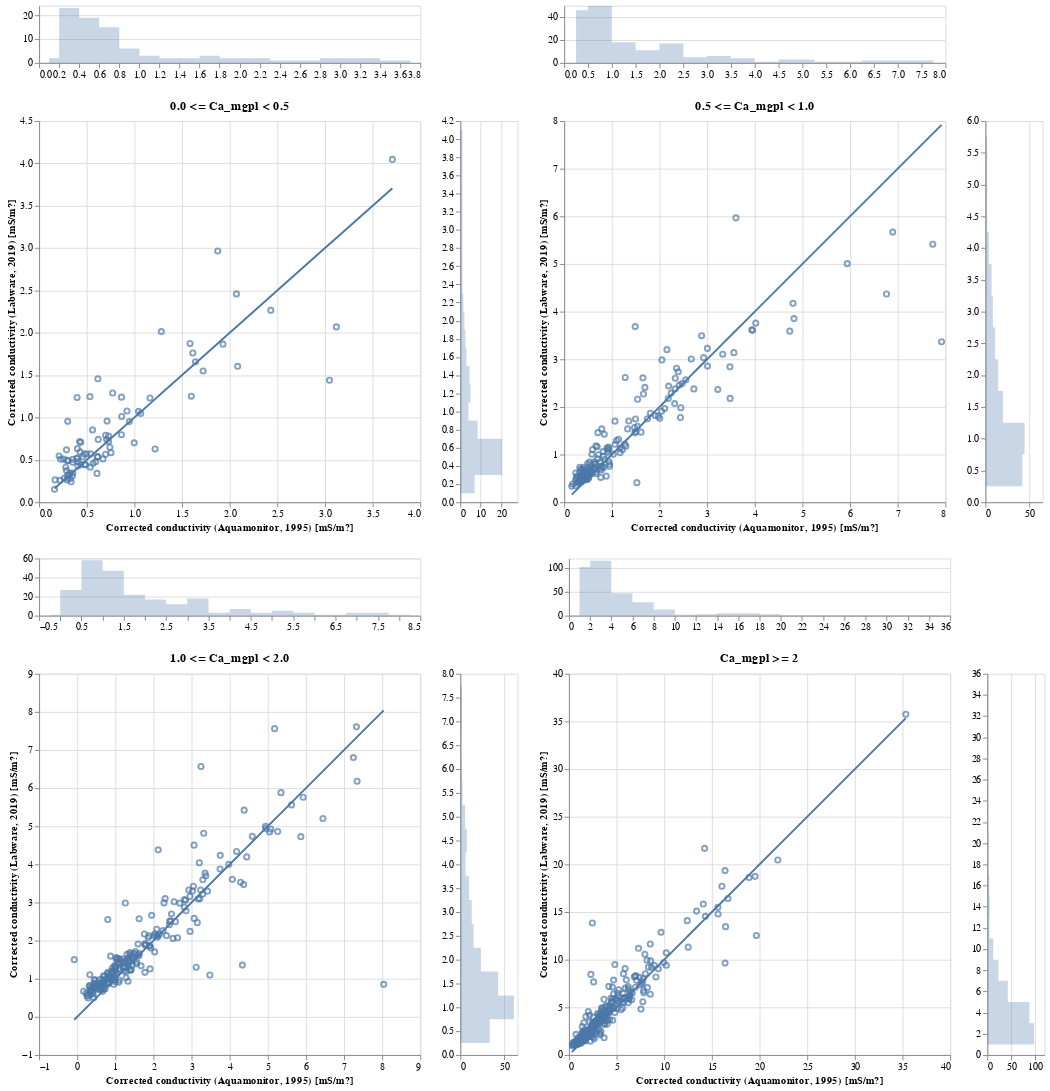

Notebook code cell kept with this figure:
### Markdown cell above
### 3.3. Corrected conductivity

Calculated as

$$K_{corr} = K_{raw} - 0.035H^+ - 0.008SO_4$$

where $K_{corr}$ is in mS/m and $H^+$ & $SO_4$ are in ueq/l.

### Code cell
chart_dict = {}
for idx, ca_level in enumerate(ca_levels):
    data = res_dict[ca_level]

    base = alt.Chart(data, height=400, width=400)

    x_domain = alt.selection_interval(bind='scales', encodings=['x'])
    y_domain = alt.selection_interval(bind='scales', encodings=['y'])

    area_args = {'opacity': .3, 'interpolate': 'step'}

    points = base.mark_point().encode(
            x=alt.X('kond_minus_H&SO4_am:Q', title='Corrected conductivity (Aquamonitor, 1995) [mS/m?]'),
            y=alt.Y('kond_minus_H&SO4_lw:Q', title='Corrected conductivity (Labware, 2019) [mS/m?]'),
            tooltip=['station_id:N', 'station_name:N', 'sample_date:T', 'kond_minus_H&SO4_lw:Q', 'kond_minus_H&SO4_am:Q'],
        ).properties(
            title=ca_level
        ).add_selection(
            x_domain
        ).add_selection(
            y_domain
        )

    # 1:1 line
    line = base.mark_line().encode(
            x=alt.X('kond_minus_H&SO4_am:Q', title=''),
            y=alt.Y('kond_minus_H&SO4_am:Q', title=''),
        )

    top_hist = base.mark_area(**area_args).encode(
            alt.X('kond_minus_H&SO4_am:Q',
                  bin=alt.Bin(maxbins=20),
                  stack=None,
                  title=''
                 ),
            alt.Y('count()', stack=None, title=''),
        ).properties(height=60).add_selection(
            x_domain
        )

    right_hist = base.mark_area(**area_args).encode(
            alt.Y('kond_minus_H&SO4_lw:Q',
                  bin=alt.Bin(maxbins=20),
                  stack=None,
                  title='',
                 ),
            alt.X('count()', stack=None, title=''),
        ).properties(width=60).add_selection(
            y_domain
        )

    chart = top_hist & ((points + line) | right_hist)
    chart_dict[idx] = chart
    
chart = ((chart_dict[0] | chart_dict[1]) &
         (chart_dict[2] | chart_dict[3]))
chart.save('../pages/corrected_cond.html')
chart

### Figure 1 — Vega-Lite specification as saved in the notebook (floating-point values rounded to 4 significant figures; data arrays with more than 128 entries replaced by an {"elided": "..."} marker saying what was removed)
{"$schema": "https://vega.github.io/schema/vega-lite/v3.4.0.json", "config": {"mark": {"tooltip": null}, "view": {"height": 300, "width": 400}}, "datasets": {"data-22e0225a2a44603f603671926e858e15": {"elided": "228 records"}, "data-8c4aabfc855f1c7ae85522e8941df6fd": {"elided": "166 records"}, "data-8d67a15cc374dbc468775427a2701e5f": [{"ion_diff_pct_am": -18.62, "ion_diff_pct_lw": -1.574, "kond_diff_pct_am": 2.091, "kond_diff_pct_lw": 5.832, "kond_minus_H&SO4_am": 0.4004, "kond_minus_H&SO4_lw": 0.5203, "sample_date": "2019-10-24", "station_id": 26075, "station_name": "Måsabutjørna"}, {"ion_diff_pct_am": -33.49, "ion_diff_pct_lw": -2.533, "kond_diff_pct_am": 2.427, "kond_diff_pct_lw": 9.406, "kond_minus_H&SO4_am": 0.3535, "kond_minus_H&SO4_lw": 0.5063, "sample_date": "2019-09-25", "station_id": 26078, "station_name": "HOH 1374"}, {"ion_diff_pct_am": -16.52, "ion_diff_pct_lw": -13.55, "kond_diff_pct_am": 2.892, "kond_diff_pct_lw": 6.944, "kond_minus_H&SO4_am": 0.4776, "kond_minus_H&SO4_lw": 0.445, "sample_date": "2019-10-29", "station_id": 26090, "station_name": "Mjåvatn"}, {"ion_diff_pct_am": -5.291, "ion_diff_pct_lw": -3.47, "kond_diff_pct_am": 3.109, "kond_diff_pct_lw": 7.555, "kond_minus_H&SO4_am": 0.4884, "kond_minus_H&SO4_lw": 0.4417, "sample_date": "2019-10-01", "station_id": 26093, "station_name": "Hemletjørnane"}, {"ion_diff_pct_am": -9.022, "ion_diff_pct_lw": 8.015, "kond_diff_pct_am": 0.8889, "kond_diff_pct_lw": 11.2, "kond_minus_H&SO4_am": 0.3111, "kond_minus_H&SO4_lw": 0.3234, "sample_date": "2019-09-30", "station_id": 26094, "station_name": "HOH 1394"}, {"ion_diff_pct_am": -19.22, "ion_diff_pct_lw": 5.603, "kond_diff_pct_am": -6.079, "kond_diff_pct_lw": 4.907, "kond_minus_H&SO4_am": 0.2875, "kond_minus_H&SO4_lw": 0.3735, "sample_date": "2019-09-30", "station_id": 26098, "station_name": "HOH 1227"}, {"ion_diff_pct_am": 24.49, "ion_diff_pct_lw": 13.12, "kond_diff_pct_am": -13.68, "kond_diff_pct_lw": 8.866, "kond_minus_H&SO4_am": 0.3492, "kond_minus_H&SO4_lw": 0.3084, "sample_date": "2019-09-24", "station_id": 26112, "station_name": "1230 HOH"}, {"ion_diff_pct_am": -7.078, "ion_diff_pct_lw": 1.857, "kond_diff_pct_am": -6.287, "kond_diff_pct_lw": 5.084, "kond_minus_H&SO4_am": 0.6984, "kond_minus_H&SO4_lw": 0.5661, "sample_date": "2019-09-24", "station_id": 26114, "station_name": "HOH 1092"}, {"ion_diff_pct_am": -25.86, "ion_diff_pct_lw": 8.917, "kond_diff_pct_am": -9.588, "kond_diff_pct_lw": 7.897, "kond_minus_H&SO4_am": 0.2265, "kond_minus_H&SO4_lw": 0.5085, "sample_date": "2019-09-24", "station_id": 26115, "station_name": "Rundatjørni"}, {"ion_diff_pct_am": -2.104, "ion_diff_pct_lw": 3.749, "kond_diff_pct_am": 3.822, "kond_diff_pct_lw": 1.474, "kond_minus_H&SO4_am": 1.044, "kond_minus_H&SO4_lw": 1.072, "sample_date": "2019-10-17", "station_id": 26122, "station_name": "Blåfjellvatnet"}, {"ion_diff_pct_am": -11.42, "ion_diff_pct_lw": -10.69, "kond_diff_pct_am": -0.3844, "kond_diff_pct_lw": 8.986, "kond_minus_H&SO4_am": 0.2577, "kond_minus_H&SO4_lw": 0.509, "sample_date": "2019-10-02", "station_id": 26126, "station_name": "Steinbotsvatna"}, {"ion_diff_pct_am": -8.195, "ion_diff_pct_lw": 18.51, "kond_diff_pct_am": 2.548, "kond_diff_pct_lw": 2.09, "kond_minus_H&SO4_am": 0.5414, "kond_minus_H&SO4_lw": 0.5702, "sample_date": "2019-09-25", "station_id": 26131, "station_name": "HOH 1078"}, {"ion_diff_pct_am": -13.38, "ion_diff_pct_lw": -0.2632, "kond_diff_pct_am": -3.764, "kond_diff_pct_lw": -4.312, "kond_minus_H&SO4_am": 1.283, "kond_minus_H&SO4_lw": 2.014, "sample_date": "2019-10-09", "station_id": 26135, "station_name": "Hyttvatnet"}, {"ion_diff_pct_am": -31.46, "ion_diff_pct_lw": -24.21, "kond_diff_pct_am": -16.74, "kond_diff_pct_lw": 20.31, "kond_minus_H&SO4_am": 0.2941, "kond_minus_H&SO4_lw": 0.2638, "sample_date": "2019-09-20", "station_id": 26141, "station_name": "HOH 510"}, {"ion_diff_pct_am": -55.2, "ion_diff_pct_lw": -0.4539, "kond_diff_pct_am": -14.69, "kond_diff_pct_lw": 29.45, "kond_minus_H&SO4_am": 0.3359, "kond_minus_H&SO4_lw": 0.2411, "sample_date": "2019-09-20", "station_id": 26142, "station_name": "HOH 407"}, {"ion_diff_pct_am": -35.32, "ion_diff_pct_lw": -9.058, "kond_diff_pct_am": -4.35, "kond_diff_pct_lw": 12.01, "kond_minus_H&SO4_am": 0.4084, "kond_minus_H&SO4_lw": 0.4792, "sample_date": "2019-09-20", "station_id": 26143, "station_name": "HOH 414"}, {"ion_diff_pct_am": -31.83, "ion_diff_pct_lw": -22.24, "kond_diff_pct_am": -2.082, "kond_diff_pct_lw": 0.9032, "kond_minus_H&SO4_am": 0.699, "kond_minus_H&SO4_lw": 0.7906, "sample_date": "2019-09-20", "station_id": 26144, "station_name": "Guolehisjavri"}, {"ion_diff_pct_am": -9.495, "ion_diff_pct_lw": 17.25, "kond_diff_pct_am": 3.442, "kond_diff_pct_lw": 0.6641, "kond_minus_H&SO4_am": 0.947, "kond_minus_H&SO4_lw": 0.9522, "sample_date": "2019-09-22", "station_id": 26145, "station_name": "HOH 515"}, {"ion_diff_pct_am": -34.24, "ion_diff_pct_lw": -45.2, "kond_diff_pct_am": -16.68, "kond_diff_pct_lw": 19.65, "kond_minus_H&SO4_am": 0.1625, "kond_minus_H&SO4_lw": 0.1536, "sample_date": "2019-09-25", "station_id": 26244, "station_name": "HOH 1506"}, {"ion_diff_pct_am": -30.27, "ion_diff_pct_lw": -8.882, "kond_diff_pct_am": -4.001, "kond_diff_pct_lw": 13.21, "kond_minus_H&SO4_am": 0.2202, "kond_minus_H&SO4_lw": 0.2584, "sample_date": "2019-09-25", "station_id": 26275, "station_name": "HOH 1198"}, {"ion_diff_pct_am": -22.61, "ion_diff_pct_lw": -17.69, "kond_diff_pct_am": 3.548, "kond_diff_pct_lw": 3.96, "kond_minus_H&SO4_am": 0.4375, "kond_minus_H&SO4_lw": 0.445, "sample_date": "2019-10-01", "station_id": 26285, "station_name": "Nedre Årdalsvatnet"}, {"ion_diff_pct_am": -32.23, "ion_diff_pct_lw": 6.603, "kond_diff_pct_am": 1.881, "kond_diff_pct_lw": 19.04, "kond_minus_H&SO4_am": 0.3236, "kond_minus_H&SO4_lw": 0.2776, "sample_date": "2019-10-01", "station_id": 26311, "station_name": "HOH 1760"}, {"ion_diff_pct_am": -14.48, "ion_diff_pct_lw": -13.6, "kond_diff_pct_am": 2.612, "kond_diff_pct_lw": 8.547, "kond_minus_H&SO4_am": 0.4073, "kond_minus_H&SO4_lw": 0.4266, "sample_date": "2019-10-29", "station_id": 26389, "station_name": "Bjørntjørn"}, {"ion_diff_pct_am": -18.77, "ion_diff_pct_lw": -17.74, "kond_diff_pct_am": 3.883, "kond_diff_pct_lw": 10.5, "kond_minus_H&SO4_am": 0.3534, "kond_minus_H&SO4_lw": 0.3445, "sample_date": "2019-09-30", "station_id": 26409, "station_name": "Såtetjørn"}, {"ion_diff_pct_am": 0.903, "ion_diff_pct_lw": -6.709, "kond_diff_pct_am": 6.917, "kond_diff_pct_lw": -1.625, "kond_minus_H&SO4_am": 0.743, "kond_minus_H&SO4_lw": 0.6489, "sample_date": "2019-10-29", "station_id": 26449, "station_name": "Urdevotni"}, {"ion_diff_pct_am": -7.833, "ion_diff_pct_lw": 2.019, "kond_diff_pct_am": -2.755, "kond_diff_pct_lw": 2.55, "kond_minus_H&SO4_am": 0.2875, "kond_minus_H&SO4_lw": 0.6185, "sample_date": "2019-09-30", "station_id": 26460, "station_name": "HOH 1040"}, {"ion_diff_pct_am": -3.12, "ion_diff_pct_lw": 0.5775, "kond_diff_pct_am": 5.222, "kond_diff_pct_lw": 12.26, "kond_minus_H&SO4_am": 0.2997, "kond_minus_H&SO4_lw": 0.3151, "sample_date": "2019-09-30", "station_id": 26463, "station_name": "HOH 1238"}, {"ion_diff_pct_am": -8.913, "ion_diff_pct_lw": 4.374, "kond_diff_pct_am": 2.71, "kond_diff_pct_lw": -0.1578, "kond_minus_H&SO4_am": 3.119, "kond_minus_H&SO4_lw": 2.069, "sample_date": "2019-10-30", "station_id": 26527, "station_name": "Øygardstjørna"}, {"ion_diff_pct_am": -7.014, "ion_diff_pct_lw": 3.696, "kond_diff_pct_am": 4.267, "kond_diff_pct_lw": 6.935, "kond_minus_H&SO4_am": 0.5611, "kond_minus_H&SO4_lw": 0.8539, "sample_date": "2019-10-18", "station_id": 26552, "station_name": "Kleggadalsvatn"}, {"ion_diff_pct_am": 4.045, "ion_diff_pct_lw": 6.276, "kond_diff_pct_am": 0.4436, "kond_diff_pct_lw": 1.487, "kond_minus_H&SO4_am": 0.4026, "kond_minus_H&SO4_lw": 0.6327, "sample_date": "2019-09-24", "station_id": 26554, "station_name": "HOH 1061"}, {"ion_diff_pct_am": -0.8696, "ion_diff_pct_lw": 2.341, "kond_diff_pct_am": 3.094, "kond_diff_pct_lw": 1.869, "kond_minus_H&SO4_am": 1.613, "kond_minus_H&SO4_lw": 1.762, "sample_date": "2019-10-18", "station_id": 26559, "station_name": "Rundatjørna"}, {"ion_diff_pct_am": -14.6, "ion_diff_pct_lw": 0.6353, "kond_diff_pct_am": 0.6921, "kond_diff_pct_lw": 12.86, "kond_minus_H&SO4_am": 0.3528, "kond_minus_H&SO4_lw": 0.4708, "sample_date": "2019-09-24", "station_id": 26571, "station_name": "HOH 1250"}, {"ion_diff_pct_am": 0.2114, "ion_diff_pct_lw": 10.02, "kond_diff_pct_am": 1.576, "kond_diff_pct_lw": 7.767, "kond_minus_H&SO4_am": 0.6167, "kond_minus_H&SO4_lw": 0.5379, "sample_date": "2019-09-24", "station_id": 26572, "station_name": "Leirdålsvatna"}, {"ion_diff_pct_am": -0.5945, "ion_diff_pct_lw": -2.818, "kond_diff_pct_am": -2.899, "kond_diff_pct_lw": 9.334, "kond_minus_H&SO4_am": 0.864, "kond_minus_H&SO4_lw": 0.7973, "sample_date": "2019-10-14", "station_id": 26576, "station_name": "Løyndardalsvatnet"}, {"ion_diff_pct_am": 2.069, "ion_diff_pct_lw": -1.017, "kond_diff_pct_am": -1.82, "kond_diff_pct_lw": 2.538, "kond_minus_H&SO4_am": 1.164, "kond_minus_H&SO4_lw": 1.231, "sample_date": "2019-10-18", "station_id": 26602, "station_name": "Mannsvatnet"}, {"ion_diff_pct_am": -1.926, "ion_diff_pct_lw": -6.902, "kond_diff_pct_am": -6.505, "kond_diff_pct_lw": 14.5, "kond_minus_H&SO4_am": 0.2646, "kond_minus_H&SO4_lw": 0.2825, "sample_date": "2019-10-14", "station_id": 26606, "station_name": "HOH 1367"}, {"ion_diff_pct_am": -14.18, "ion_diff_pct_lw": -6.959, "kond_diff_pct_am": 2.256, "kond_diff_pct_lw": 3.405, "kond_minus_H&SO4_am": 0.2108, "kond_minus_H&SO4_lw": 0.5462, "sample_date": "2019-10-03", "station_id": 26608, "station_name": "Litlavatn"}, {"ion_diff_pct_am": -9.203, "ion_diff_pct_lw": 6.194, "kond_diff_pct_am": 6.9, "kond_diff_pct_lw": 11.73, "kond_minus_H&SO4_am": 0.5373, "kond_minus_H&SO4_lw": 0.4142, "sample_date": "2019-09-24", "station_id": 26611, "station_name": "Kaldevatn"}, {"ion_diff_pct_am": -34.36, "ion_diff_pct_lw": 2.526, "kond_diff_pct_am": 1.824, "kond_diff_pct_lw": 14.51, "kond_minus_H&SO4_am": 0.3225, "kond_minus_H&SO4_lw": 0.3445, "sample_date": "2019-09-26", "station_id": 26626, "station_name": "Kvannjolvatnet"}, {"ion_diff_pct_am": -22.63, "ion_diff_pct_lw": 8.794, "kond_diff_pct_am": 5.358, "kond_diff_pct_lw": 14.47, "kond_minus_H&SO4_am": 0.3047, "kond_minus_H&SO4_lw": 0.4908, "sample_date": "2019-09-24", "station_id": 26629, "station_name": "HOH 1241"}, {"ion_diff_pct_am": -8.777, "ion_diff_pct_lw": 10.61, "kond_diff_pct_am": 4.642, "kond_diff_pct_lw": 8.198, "kond_minus_H&SO4_am": 0.4994, "kond_minus_H&SO4_lw": 0.5716, "sample_date": "2019-10-17", "station_id": 26641, "station_name": "Nedre Sørdalsvatnet"}, {"ion_diff_pct_am": 7.2, "ion_diff_pct_lw": 0.6696, "kond_diff_pct_am": 4.585, "kond_diff_pct_lw": 2.327, "kond_minus_H&SO4_am": 0.7097, "kond_minus_H&SO4_lw": 0.7397, "sample_date": "2019-10-17", "station_id": 26647, "station_name": "HOH 800"}, {"ion_diff_pct_am": -18.33, "ion_diff_pct_lw": -3.155, "kond_diff_pct_am": 4.458, "kond_diff_pct_lw": -8.655, "kond_minus_H&SO4_am": 0.6169, "kond_minus_H&SO4_lw": 1.457, "sample_date": "2019-10-16", "station_id": 26658, "station_name": "Tirskardvatnet"}, {"ion_diff_pct_am": -22.29, "ion_diff_pct_lw": 2.227, "kond_diff_pct_am": 0.5525, "kond_diff_pct_lw": -2.921, "kond_minus_H&SO4_am": 0.7725, "kond_minus_H&SO4_lw": 1.289, "sample_date": "2019-10-17", "station_id": 26659, "station_name": "Dyttingane"}, {"ion_diff_pct_am": -9.384, "ion_diff_pct_lw": 0.4533, "kond_diff_pct_am": -0.2058, "kond_diff_pct_lw": 0.3599, "kond_minus_H&SO4_am": 0.8668, "kond_minus_H&SO4_lw": 1.012, "sample_date": "2019-10-17", "station_id": 26660, "station_name": "HOH 729"}, {"ion_diff_pct_am": -27.29, "ion_diff_pct_lw": 1.5, "kond_diff_pct_am": 4.445, "kond_diff_pct_lw": 11.93, "kond_minus_H&SO4_am": 0.2792, "kond_minus_H&SO4_lw": 0.4136, "sample_date": "2019-09-26", "station_id": 26661, "station_name": "HOH 1171"}, {"ion_diff_pct_am": -41.62, "ion_diff_pct_lw": -5.779, "kond_diff_pct_am": -5.479, "kond_diff_pct_lw": 19.95, "kond_minus_H&SO4_am": 0.168, "kond_minus_H&SO4_lw": 0.2634, "sample_date": "2019-09-26", "station_id": 26683, "station_name": "HOH 1475"}, {"ion_diff_pct_am": -20.55, "ion_diff_pct_lw": -42.47, "kond_diff_pct_am": 29.52, "kond_diff_pct_lw": 6.689, "kond_minus_H&SO4_am": 0.4259, "kond_minus_H&SO4_lw": 0.7154, "sample_date": "2019-10-02", "station_id": 26692, "station_name": "Jakobsvatnet"}, {"ion_diff_pct_am": -6.702, "ion_diff_pct_lw": -8.975, "kond_diff_pct_am": 32.9, "kond_diff_pct_lw": -12.61, "kond_minus_H&SO4_am": 0.5341, "kond_minus_H&SO4_lw": 1.247, "sample_date": "2019-10-16", "station_id": 26693, "station_name": "HOH 520"}, {"ion_diff_pct_am": -29.66, "ion_diff_pct_lw": -9.522, "kond_diff_pct_am": -85.27, "kond_diff_pct_lw": 3.092, "kond_minus_H&SO4_am": 1.218, "kond_minus_H&SO4_lw": 0.6289, "sample_date": "2019-10-16", "station_id": 26694, "station_name": "Gjesdalsvatnet"}, {"ion_diff_pct_am": 26.44, "ion_diff_pct_lw": -0.7057, "kond_diff_pct_am": -110.8, "kond_diff_pct_lw": 9.491, "kond_minus_H&SO4_am": 0.608, "kond_minus_H&SO4_lw": 0.34, "sample_date": "2019-09-26", "station_id": 26695, "station_name": "HOH 1308"}, {"ion_diff_pct_am": -16.86, "ion_diff_pct_lw": 3.348, "kond_diff_pct_am": 0.2688, "kond_diff_pct_lw": 0.4793, "kond_minus_H&SO4_am": 0.4373, "kond_minus_H&SO4_lw": 0.7066, "sample_date": "2019-10-02", "station_id": 26699, "station_name": "Nordvatnet"}, {"ion_diff_pct_am": -12.12, "ion_diff_pct_lw": -3.282, "kond_diff_pct_am": 2.687, "kond_diff_pct_lw": 3.466, "kond_minus_H&SO4_am": 0.4603, "kond_minus_H&SO4_lw": 0.5367, "sample_date": "2019-10-02", "station_id": 26700, "station_name": "Nes-Isvatnet"}, {"ion_diff_pct_am": -2.641, "ion_diff_pct_lw": -5.764, "kond_diff_pct_am": 1.044, "kond_diff_pct_lw": 2.703, "kond_minus_H&SO4_am": 0.6108, "kond_minus_H&SO4_lw": 0.5353, "sample_date": "2019-10-02", "station_id": 26701, "station_name": "Gjerlands-Isvatnet"}, {"ion_diff_pct_am": -2.862, "ion_diff_pct_lw": 1.571, "kond_diff_pct_am": 4.437, "kond_diff_pct_lw": -0.008773, "kond_minus_H&SO4_am": 1.066, "kond_minus_H&SO4_lw": 1.047, "sample_date": "2019-10-16", "station_id": 26703, "station_name": "Trodalsvatnet"}, {"ion_diff_pct_am": -22.28, "ion_diff_pct_lw": -0.7588, "kond_diff_pct_am": 10.06, "kond_diff_pct_lw": 1.255, "kond_minus_H&SO4_am": 0.4302, "kond_minus_H&SO4_lw": 0.5943, "sample_date": "2019-10-02", "station_id": 26709, "station_name": "Vardevatnet"}, {"ion_diff_pct_am": -3.817, "ion_diff_pct_lw": 2.73, "kond_diff_pct_am": -2.202, "kond_diff_pct_lw": 2.814, "kond_minus_H&SO4_am": 1.93, "kond_minus_H&SO4_lw": 1.866, "sample_date": "2019-10-16", "station_id": 26716, "station_name": "Myrkevatnet"}, {"ion_diff_pct_am": -17.55, "ion_diff_pct_lw": -5.049, "kond_diff_pct_am": -2.354, "kond_diff_pct_lw": 11.4, "kond_minus_H&SO4_am": 0.2933, "kond_minus_H&SO4_lw": 0.4938, "sample_date": "2019-09-25", "station_id": 26762, "station_name": "HOH 1057"}, {"ion_diff_pct_am": -34.34, "ion_diff_pct_lw": -18.72, "kond_diff_pct_am": -1.825, "kond_diff_pct_lw": 4.214, "kond_minus_H&SO4_am": 0.5934, "kond_minus_H&SO4_lw": 0.4774, "sample_date": "2019-10-15", "station_id": 26769, "station_name": "HOH 808"}, {"ion_diff_pct_am": -33.85, "ion_diff_pct_lw": -25.8, "kond_diff_pct_am": -0.9133, "kond_diff_pct_lw": 2.193, "kond_minus_H&SO4_am": 0.4723, "kond_minus_H&SO4_lw": 0.5679, "sample_date": "2019-10-15", "station_id": 26775, "station_name": "Styggsjøane"}, {"ion_diff_pct_am": -6.209, "ion_diff_pct_lw": -9.305, "kond_diff_pct_am": 0.5342, "kond_diff_pct_lw": -5.441, "kond_minus_H&SO4_am": 2.071, "kond_minus_H&SO4_lw": 2.459, "sample_date": "2019-09-26", "station_id": 26787, "station_name": "Gravvatnet"}, {"ion_diff_pct_am": -13.49, "ion_diff_pct_lw": -8.431, "kond_diff_pct_am": -2.475, "kond_diff_pct_lw": -3.8, "kond_minus_H&SO4_am": 0.8647, "kond_minus_H&SO4_lw": 1.24, "sample_date": "2019-10-08", "station_id": 26824, "station_name": "Liatjørnin"}, {"ion_diff_pct_am": -9.081, "ion_diff_pct_lw": -6.087, "kond_diff_pct_am": 0.2277, "kond_diff_pct_lw": -4.189, "kond_minus_H&SO4_am": 1.641, "kond_minus_H&SO4_lw": 1.657, "sample_date": "2019-09-26", "station_id": 26831, "station_name": "Sætertjørna"}, {"ion_diff_pct_am": -2.643, "ion_diff_pct_lw": -19.93, "kond_diff_pct_am": 3.972, "kond_diff_pct_lw": -9.832, "kond_minus_H&SO4_am": 1.875, "kond_minus_H&SO4_lw": 2.966, "sample_date": "2019-09-26", "station_id": 26833, "station_name": "Småholmvatnet"}, {"ion_diff_pct_am": -4.882, "ion_diff_pct_lw": 1.079, "kond_diff_pct_am": -0.1358, "kond_diff_pct_lw": 2.159, "kond_minus_H&SO4_am": 1.721, "kond_minus_H&SO4_lw": 1.55, "sample_date": "2019-09-26", "station_id": 26842, "station_name": "Helknavatnet"}, {"ion_diff_pct_am": -13.27, "ion_diff_pct_lw": 5.322, "kond_diff_pct_am": 2.462, "kond_diff_pct_lw": 4.606, "kond_minus_H&SO4_am": 0.9222, "kond_minus_H&SO4_lw": 1.077, "sample_date": "2019-09-26", "station_id": 26846, "station_name": "HOH 444"}, {"ion_diff_pct_am": 13.96, "ion_diff_pct_lw": 1.437, "kond_diff_pct_am": 8.348, "kond_diff_pct_lw": 8.015, "kond_minus_H&SO4_am": 0.6704, "kond_minus_H&SO4_lw": 0.5112, "sample_date": "2019-09-26", "station_id": 26859, "station_name": "HOH 662"}, {"ion_diff_pct_am": -12.85, "ion_diff_pct_lw": -1.409, "kond_diff_pct_am": -0.5855, "kond_diff_pct_lw": 1.075, "kond_minus_H&SO4_am": 1.584, "kond_minus_H&SO4_lw": 1.874, "sample_date": "2019-09-25", "station_id": 26873, "station_name": "HOH 281"}, {"ion_diff_pct_am": -41.94, "ion_diff_pct_lw": -19.17, "kond_diff_pct_am": -11.34, "kond_diff_pct_lw": -3.283, "kond_minus_H&SO4_am": 0.7289, "kond_minus_H&SO4_lw": 0.7819, "sample_date": "2019-09-20", "station_id": 26922, "station_name": "HOH 370"}, {"ion_diff_pct_am": -5.331, "ion_diff_pct_lw": 18.42, "kond_diff_pct_am": 3.935, "kond_diff_pct_lw": -1.084, "kond_minus_H&SO4_am": 1.597, "kond_minus_H&SO4_lw": 1.251, "sample_date": "2019-09-22", "station_id": 26956, "station_name": "HOH 370"}, {"ion_diff_pct_am": -1.952, "ion_diff_pct_lw": 8.4, "kond_diff_pct_am": 5.791, "kond_diff_pct_lw": -1.776, "kond_minus_H&SO4_am": 2.431, "kond_minus_H&SO4_lw": 2.265, "sample_date": "2019-09-22", "station_id": 26957, "station_name": "HOH 340"}, {"ion_diff_pct_am": -13.39, "ion_diff_pct_lw": -11.35, "kond_diff_pct_am": -6.147, "kond_diff_pct_lw": -13.1, "kond_minus_H&SO4_am": 0.7298, "kond_minus_H&SO4_lw": 0.717, "sample_date": "2019-09-20", "station_id": 26972, "station_name": "Hannoailaddut Nord"}, {"ion_diff_pct_am": -1.529, "ion_diff_pct_lw": 2.879, "kond_diff_pct_am": 7.719, "kond_diff_pct_lw": 0.3451, "kond_minus_H&SO4_am": 3.047, "kond_minus_H&SO4_lw": 1.44, "sample_date": "2019-09-22", "station_id": 26983, "station_name": "HOH 417"}, {"ion_diff_pct_am": -4.492, "ion_diff_pct_lw": -14.51, "kond_diff_pct_am": -2.17, "kond_diff_pct_lw": -18.89, "kond_minus_H&SO4_am": 2.084, "kond_minus_H&SO4_lw": 1.605, "sample_date": "2019-10-29", "station_id": 27016, "station_name": "Færetjørn"}, {"ion_diff_pct_am": -7.717, "ion_diff_pct_lw": 4.024, "kond_diff_pct_am": 1.78, "kond_diff_pct_lw": 8.769, "kond_minus_H&SO4_am": 0.754, "kond_minus_H&SO4_lw": 0.5854, "sample_date": "2019-09-24", "station_id": 27023, "station_name": "Rennebergstjørni"}, {"ion_diff_pct_am": -3.829, "ion_diff_pct_lw": -13.82, "kond_diff_pct_am": 4.077, "kond_diff_pct_lw": -1.646, "kond_minus_H&SO4_am": 0.5676, "kond_minus_H&SO4_lw": 0.4592, "sample_date": "2019-10-29", "station_id": 27043, "station_name": "Ljomsvatnet"}, {"ion_diff_pct_am": -7.164, "ion_diff_pct_lw": -56.38, "kond_diff_pct_am": 4.171, "kond_diff_pct_lw": -115.1, "kond_minus_H&SO4_am": 3.707, "kond_minus_H&SO4_lw": 4.047, "sample_date": "2019-10-30", "station_id": 27048, "station_name": "Røyslandsvatnet"}, {"ion_diff_pct_am": -14.83, "ion_diff_pct_lw": 1.067, "kond_diff_pct_am": 10.48, "kond_diff_pct_lw": 2.985, "kond_minus_H&SO4_am": 0.9987, "kond_minus_H&SO4_lw": 0.7017, "sample_date": "2019-10-18", "station_id": 27050, "station_name": "HOH 967"}, {"ion_diff_pct_am": -25.54, "ion_diff_pct_lw": 9.868, "kond_diff_pct_am": -3.232, "kond_diff_pct_lw": 3.617, "kond_minus_H&SO4_am": 0.3, "kond_minus_H&SO4_lw": 0.9551, "sample_date": "2019-10-17", "station_id": 27055, "station_name": "Tjørnadalsvatnet"}, {"ion_diff_pct_am": -12.97, "ion_diff_pct_lw": 5.25, "kond_diff_pct_am": 0.9199, "kond_diff_pct_lw": 4.795, "kond_minus_H&SO4_am": 0.6206, "kond_minus_H&SO4_lw": 0.7419, "sample_date": "2019-10-17", "station_id": 27056, "station_name": "Harekupvatnet"}, {"ion_diff_pct_am": -20.92, "ion_diff_pct_lw": -5.83, "kond_diff_pct_am": 1.963, "kond_diff_pct_lw": -0.581, "kond_minus_H&SO4_am": 0.3986, "kond_minus_H&SO4_lw": 1.237, "sample_date": "2019-10-17", "station_id": 27057, "station_name": "HOH 761"}, {"ion_diff_pct_am": -20.05, "ion_diff_pct_lw": -12.83, "kond_diff_pct_am": 0.5562, "kond_diff_pct_lw": -2.256, "kond_minus_H&SO4_am": 0.7135, "kond_minus_H&SO4_lw": 0.9575, "sample_date": "2019-11-25", "station_id": 27061, "station_name": "HOH 619"}, {"ion_diff_pct_am": -22.55, "ion_diff_pct_lw": -8.817, "kond_diff_pct_am": 6.996, "kond_diff_pct_lw": 4.591, "kond_minus_H&SO4_am": 0.3999, "kond_minus_H&SO4_lw": 0.5162, "sample_date": "2019-10-15", "station_id": 27076, "station_name": "Midtre Muggsjøen"}], "data-c7a7b7ebad6701206901ace106c29cde": {"elided": "325 records"}}, "vconcat": [{"hconcat": [{"data": {"name": "data-8d67a15cc374dbc468775427a2701e5f"}, "vconcat": [{"encoding": {"x": {"bin": {"maxbins": 20}, "field": "kond_minus_H&SO4_am", "stack": null, "title": "", "type": "quantitative"}, "y": {"aggregate": "count", "stack": null, "title": "", "type": "quantitative"}}, "height": 60, "mark": {"interpolate": "step", "opacity": 0.3, "type": "area"}, "selection": {"selector017": {"bind": "scales", "encodings": ["x"], "type": "interval"}}, "width": 400}, {"hconcat": [{"layer": [{"encoding": {"tooltip": [{"field": "station_id", "type": "nominal"}, {"field": "station_name", "type": "nominal"}, {"field": "sample_date", "type": "temporal"}, {"field": "kond_minus_H&SO4_lw", "type": "quantitative"}, {"field": "kond_minus_H&SO4_am", "type": "quantitative"}], "x": {"field": "kond_minus_H&SO4_am", "title": "Corrected conductivity (Aquamonitor, 1995) [mS/m?]", "type": "quantitative"}, "y": {"field": "kond_minus_H&SO4_lw", "title": "Corrected conductivity (Labware, 2019) [mS/m?]", "type": "quantitative"}}, "height": 400, "mark": "point", "selection": {"selector017": {"bind": "scales", "encodings": ["x"], "type": "interval"}, "selector018": {"bind": "scales", "encodings": ["y"], "type": "interval"}}, "title": "0.0 <= Ca_mgpl < 0.5", "width": 400}, {"encoding": {"x": {"field": "kond_minus_H&SO4_am", "title": "", "type": "quantitative"}, "y": {"field": "kond_minus_H&SO4_am", "title": "", "type": "quantitative"}}, "height": 400, "mark": "line", "width": 400}]}, {"encoding": {"x": {"aggregate": "count", "stack": null, "title": "", "type": "quantitative"}, "y": {"bin": {"maxbins": 20}, "field": "kond_minus_H&SO4_lw", "stack": null, "title": "", "type": "quantitative"}}, "height": 400, "mark": {"interpolate": "step", "opacity": 0.3, "type": "area"}, "selection": {"selector018": {"bind": "scales", "encodings": ["y"], "type": "interval"}}, "width": 60}]}]}, {"data": {"name": "data-8c4aabfc855f1c7ae85522e8941df6fd"}, "vconcat": [{"encoding": {"x": {"bin": {"maxbins": 20}, "field": "kond_minus_H&SO4_am", "stack": null, "title": "", "type": "quantitative"}, "y": {"aggregate": "count", "stack": null, "title": "", "type": "quantitative"}}, "height": 60, "mark": {"interpolate": "step", "opacity": 0.3, "type": "area"}, "selection": {"selector019": {"bind": "scales", "encodings": ["x"], "type": "interval"}}, "width": 400}, {"hconcat": [{"layer": [{"encoding": {"tooltip": [{"field": "station_id", "type": "nominal"}, {"field": "station_name", "type": "nominal"}, {"field": "sample_date", "type": "temporal"}, {"field": "kond_minus_H&SO4_lw", "type": "quantitative"}, {"field": "kond_minus_H&SO4_am", "type": "quantitative"}], "x": {"field": "kond_minus_H&SO4_am", "title": "Corrected conductivity (Aquamonitor, 1995) [mS/m?]", "type": "quantitative"}, "y": {"field": "kond_minus_H&SO4_lw", "title": "Corrected conductivity (Labware, 2019) [mS/m?]", "type": "quantitative"}}, "height": 400, "mark": "point", "selection": {"selector019": {"bind": "scales", "encodings": ["x"], "type": "interval"}, "selector020": {"bind": "scales", "encodings": ["y"], "type": "interval"}}, "title": "0.5 <= Ca_mgpl < 1.0", "width": 400}, {"encoding": {"x": {"field": "kond_minus_H&SO4_am", "title": "", "type": "quantitative"}, "y": {"field": "kond_minus_H&SO4_am", "title": "", "type": "quantitative"}}, "height": 400, "mark": "line", "width": 400}]}, {"encoding": {"x": {"aggregate": "count", "stack": null, "title": "", "type": "quantitative"}, "y": {"bin": {"maxbins": 20}, "field": "kond_minus_H&SO4_lw", "stack": null, "title": "", "type": "quantitative"}}, "height": 400, "mark": {"interpolate": "step", "opacity": 0.3, "type": "area"}, "selection": {"selector020": {"bind": "scales", "encodings": ["y"], "type": "interval"}}, "width": 60}]}]}]}, {"hconcat": [{"data": {"name": "data-22e0225a2a44603f603671926e858e15"}, "vconcat": [{"encoding": {"x": {"bin": {"maxbins": 20}, "field": "kond_minus_H&SO4_am", "stack": null, "title": "", "type": "quantitative"}, "y": {"aggregate": "count", "stack": null, "title": "", "type": "quantitative"}}, "height": 60, "mark": {"interpolate": "step", "opacity": 0.3, "type": "area"}, "selection": {"selector021": {"bind": "scales", "encodings": ["x"], "type": "interval"}}, "width": 400}, {"hconcat": [{"layer": [{"encoding": {"tooltip": [{"field": "station_id", "type": "nominal"}, {"field": "station_name", "type": "nominal"}, {"field": "sample_date", "type": "temporal"}, {"field": "kond_minus_H&SO4_lw", "type": "quantitative"}, {"field": "kond_minus_H&SO4_am", "type": "quantitative"}], "x": {"field": "kond_minus_H&SO4_am", "title": "Corrected conductivity (Aquamonitor, 1995) [mS/m?]", "type": "quantitative"}, "y": {"field": "kond_minus_H&SO4_lw", "title": "Corrected conductivity (Labware, 2019) [mS/m?]", "type": "quantitative"}}, "height": 400, "mark": "point", "selection": {"selector021": {"bind": "scales", "encodings": ["x"], "type": "interval"}, "selector022": {"bind": "scales", "encodings": ["y"], "type": "interval"}}, "title": "1.0 <= Ca_mgpl < 2.0", "width": 400}, {"encoding": {"x": {"field": "kond_minus_H&SO4_am", "title": "", "type": "quantitative"}, "y": {"field": "kond_minus_H&SO4_am", "title": "", "type": "quantitative"}}, "height": 400, "mark": "line", "width": 400}]}, {"encoding": {"x": {"aggregate": "count", "stack": null, "title": "", "type": "quantitative"}, "y": {"bin": {"maxbins": 20}, "field": "kond_minus_H&SO4_lw", "stack": null, "title": "", "type": "quantitative"}}, "height": 400, "mark": {"interpolate": "step", "opacity": 0.3, "type": "area"}, "selection": {"selector022": {"bind": "scales", "encodings": ["y"], "type": "interval"}}, "width": 60}]}]}, {"data": {"name": "data-c7a7b7ebad6701206901ace106c29cde"}, "vconcat": [{"encoding": {"x": {"bin": {"maxbins": 20}, "field": "kond_minus_H&SO4_am", "stack": null, "title": "", "type": "quantitative"}, "y": {"aggregate": "count", "stack": null, "title": "", "type": "quantitative"}}, "height": 60, "mark": {"interpolate": "step", "opacity": 0.3, "type": "area"}, "selection": {"selector023": {"bind": "scales", "encodings": ["x"], "type": "interval"}}, "width": 400}, {"hconcat": [{"layer": [{"encoding": {"tooltip": [{"field": "station_id", "type": "nominal"}, {"field": "station_name", "type": "nominal"}, {"field": "sample_date", "type": "temporal"}, {"field": "kond_minus_H&SO4_lw", "type": "quantitative"}, {"field": "kond_minus_H&SO4_am", "type": "quantitative"}], "x": {"field": "kond_minus_H&SO4_am", "title": "Corrected conductivity (Aquamonitor, 1995) [mS/m?]", "type": "quantitative"}, "y": {"field": "kond_minus_H&SO4_lw", "title": "Corrected conductivity (Labware, 2019) [mS/m?]", "type": "quantitative"}}, "height": 400, "mark": "point", "selection": {"selector023": {"bind": "scales", "encodings": ["x"], "type": "interval"}, "selector024": {"bind": "scales", "encodings": ["y"], "type": "interval"}}, "title": "Ca_mgpl >= 2", "width": 400}, {"encoding": {"x": {"field": "kond_minus_H&SO4_am", "title": "", "type": "quantitative"}, "y": {"field": "kond_minus_H&SO4_am", "title": "", "type": "quantitative"}}, "height": 400, "mark": "line", "width": 400}]}, {"encoding": {"x": {"aggregate": "count", "stack": null, "title": "", "type": "quantitative"}, "y": {"bin": {"maxbins": 20}, "field": "kond_minus_H&SO4_lw", "stack": null, "title": "", "type": "quantitative"}}, "height": 400, "mark": {"interpolate": "step", "opacity": 0.3, "type": "area"}, "selection": {"selector024": {"bind": "scales", "encodings": ["y"], "type": "interval"}}, "width": 60}]}]}]}]}
